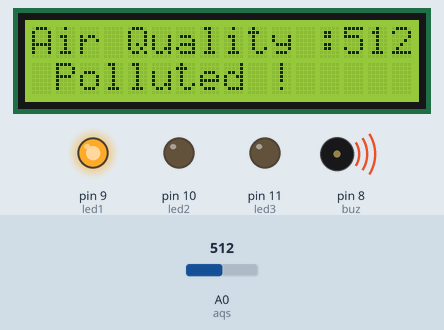
This sketch was run on a simulated Arduino Uno, built with avr-gcc and run on an emulated ATmega328P. Parts: 16×2 character LCD, output pins drawn as LEDs (lit = HIGH), buzzer (waves = sounding, pin HIGH). The inputs (shaded band) are chosen by the test bench; at power-on: A0 (aqs) = 512. The modem accepts every AT command (registered, SIM ready, sends succeed) and sends nothing else; what the sketch prints to the serial monitor is not drawn.

Above: at 3.2 s.
3.3 s: A0 (aqs) set to 310
At 4.5 s:
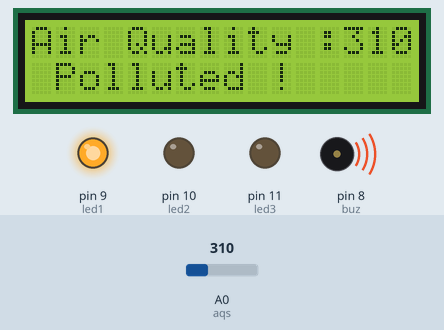
5.6 s: A0 (aqs) set to 293
At 7.9 s:
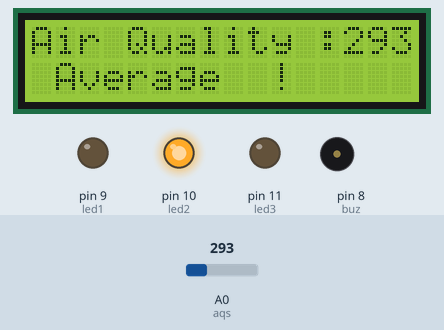
8.7 s: A0 (aqs) set to 209
At 9.7 s:
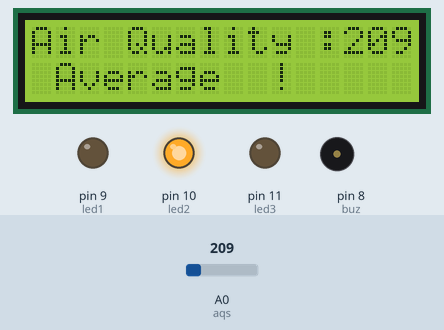
10.8 s: A0 (aqs) set to 187
At 13.2 s:
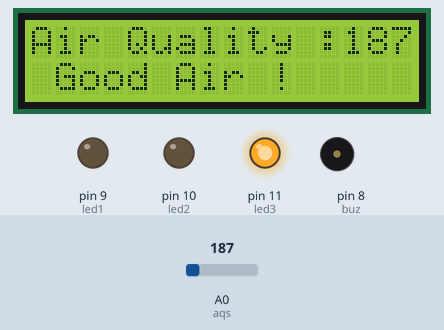
13.8 s: A0 (aqs) set to 107
15.9 s: A0 (aqs) set to 93
At 17.3 s:
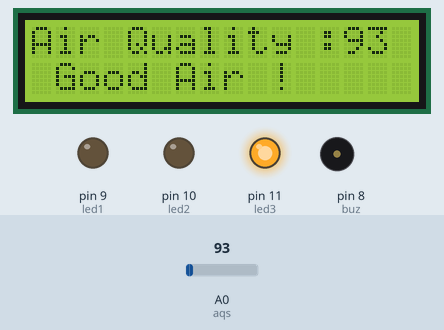
Timing chart, 0 to 18.9 s (numbered marks = the images above; inputs shaded):
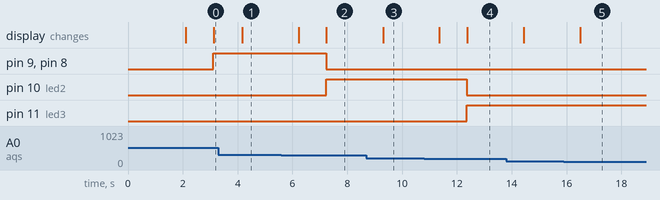

The sketch:

code.ino
```cpp
#include <Wire.h>
#include <LiquidCrystal_I2C.h>
#include <SoftwareSerial.h>
SoftwareSerial ESP8266(2, 3); // Rx,  Tx
LiquidCrystal_I2C lcd(0x27, 16, 2);

long writingTimer = 17;
long startTime = 0;
long waitTime = 0;

int buz = 8;
int led1 = 9;
int led2 = 10;
int led3 = 11;
int ppm = 0;
int aql = 0;
const int aqs = A0;
unsigned char check_connection=0;
unsigned char times_check=0;
boolean error;

String myAPIkey = "4DJ1BJL9F38UB7ZQ";  //Your Write API Key from Thingsspeak

void setup()
{
  pinMode (buz, OUTPUT);
  pinMode (led1, OUTPUT);
  pinMode (led2, OUTPUT);
  pinMode (led3, OUTPUT);
  pinMode (aqs, INPUT);

  lcd.init();
  lcd.backlight();
  Serial.begin(9600);
  ESP8266.begin(9600);
  startTime = millis();
  delay(2000);
  Serial.println("Connecting to Wifi");
   while(check_connection==0)
  {
    Serial.print(".");
  ESP8266.print("AT+CWJAP=\"Balaji\",\"12345678\"\r\n");
  ESP8266.setTimeout(5000);
 if(ESP8266.find("WIFI CONNECTED\r\n")==1)
 {
 Serial.println("WIFI CONNECTED");
 break;
 }
 times_check++;
 if(times_check>3)
 {
  times_check=0;
   Serial.println("Trying to Reconnect..");
  }
  }
}

void loop()
{
  ppm = analogRead(aqs);
  lcd.setCursor(0, 0);
  lcd.print("Air Quality :");
  lcd.println(ppm);
  delay(1000);
  waitTime = millis()-startTime;
  if (waitTime > (writingTimer*1000))
  {
    writeThingSpeak();
    startTime = millis();
  }
  if (ppm>300){
    tone(1000,200);
    digitalWrite(buz, HIGH);
    digitalWrite(led1, HIGH);
    digitalWrite(led2, LOW);
    digitalWrite(led3, LOW);
    lcd.setCursor(1, 1);
    lcd.print("Polluted !");
  }
  else if (ppm>200){
    digitalWrite(buz, LOW);
    digitalWrite(led2, HIGH);
    digitalWrite(led1, LOW);
    digitalWrite(led3, LOW);
    lcd.setCursor(1, 1);
    lcd.print("Average  !");
  }
  else{
    digitalWrite(buz, LOW);
    digitalWrite(led3, HIGH);
    digitalWrite(led1, LOW);
    digitalWrite(led2, LOW);
    lcd.setCursor(1, 1);
    lcd.print("Good Air !");
  }
}

void writeThingSpeak(void)
{
  startThingSpeakCmd();
  String getStr = "GET /update?api_key=";
  getStr += myAPIkey;
  getStr +="&field1=";
  getStr += String(ppm);
  getStr += "\r\n\r\n";
  GetThingspeakcmd(getStr);
}

void startThingSpeakCmd(void)
{
  ESP8266.flush();
  String cmd = "AT+CIPSTART=\"TCP\",\"";
  cmd += "184.106.153.149"; // api.thingspeak.com IP address
  cmd += "\",80";
  ESP8266.println(cmd);
  Serial.print("Start Commands: ");
  Serial.println(cmd);

  if(ESP8266.find("Error"))
  {
    Serial.println("AT+CIPSTART error");
    return;
  }
}

String GetThingspeakcmd(String getStr)
{
  String cmd = "AT+CIPSEND=";
  cmd += String(getStr.length());
  ESP8266.println(cmd);
  Serial.println(cmd);

  if(ESP8266.find(">"))
  {
    ESP8266.print(getStr);
    Serial.println(getStr);
    delay(500);
    String messageBody = "";
    while (ESP8266.available())
    {
      String line = ESP8266.readStringUntil('\n');
      if (line.length() == 1)
      {
        messageBody = ESP8266.readStringUntil('\n');
      }
    }
    Serial.print("MessageBody received: ");
    Serial.println(messageBody);
    return messageBody;
  }
  else
  {
    ESP8266.println("AT+CIPCLOSE");
    Serial.println("AT+CIPCLOSE");
  }
}
```

Measured:
- the behaviour switches between 301 and 300 on A0 (aqs) (found by bisection; images 1 and 2)
- the behaviour switches between 201 and 200 on A0 (aqs) (found by bisection; images 3 and 4)
- the behaviour switches between 100 and 99 on A0 (aqs) (found by bisection; images 4 and 5)
- after the input at 3.3 s, the display: changes after 0.87 s (image 1)
- after the input at 5.6 s, pin 9 (led1), pin 8 (buz): HIGH → LOW after 1.6 s; pin 10 (led2): LOW → HIGH after 1.6 s; the display: first changes after 0.63 s (image 2 shows a later state)
- after the input at 8.7 s, the display: changes after 0.61 s (image 3)
- after the input at 10.8 s, pin 10 (led2): HIGH → LOW after 1.6 s; pin 11 (led3): LOW → HIGH after 1.6 s; the display: first changes after 0.56 s (image 4 shows a later state)
- after the input at 15.9 s, the display: changes after 0.60 s (image 5)
